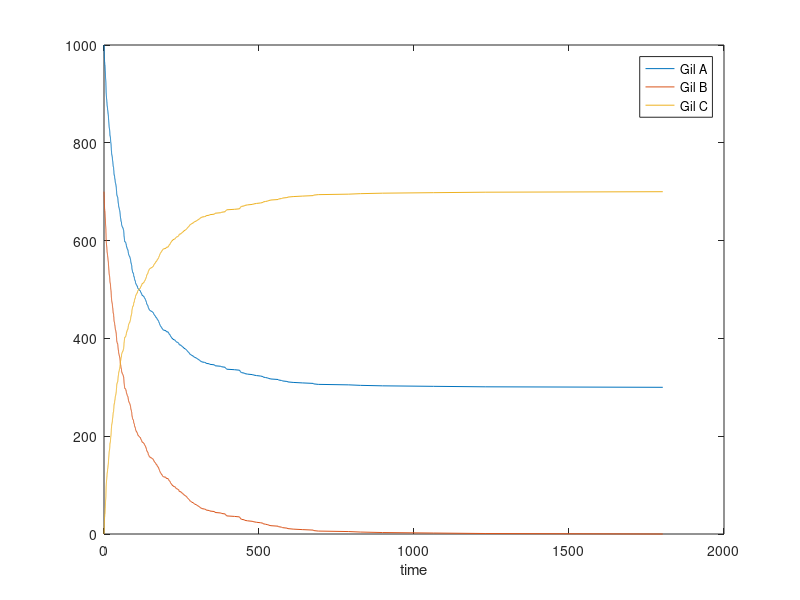

Reproduce this figure in MATLAB. (Note: this script raises an error after producing the figure.)
%  A + B --> C
% Simulating 2nd order kinetics using the Gillespie algorithm
% for a heterologous 2nd order process.

% Author: Alex Plakantonakis,   Copyright (c) 2019-2024.           License: GNU GPLv3

clear;
rng(0);

Avonum = 6.02e+23;      % Avogadro's number
km = 0.01;      % Bimolecular molar kinetic constant [units: 1 /(M sec)];
V = 10^-21;          % in Liters

global k;       % Bimolecular microscopic kinetic constant [units: 1/sec];
k = km /(Avonum*V);

A(1) = 1000;                                        % Initial particle number  
B(1) = 700;                                         % Initial particle number
C(1) = 0;                                           % Initial particle number
%  Am = A(1)/Avonum/V;     Bm = B(1)/Avonum/V;      % Molar concentrations

time(1) = 0;
t = 2;

while B(t-1) > 0                                    % Use limiting reactant!
    a(t) = k*A(t-1)*B(t-1);                         % Propensity function
    dt = -log(rand) / a(t);
    time(t) = time(t-1) + dt;
    A(t) = A(t-1) - 1;
    B(t) = B(t-1) - 1;
    C(t) = C(t-1) + 1;    
    t = t + 1;
end

figure('Name','2nd Order Rx Time course','NumberTitle','off'); 
plot(time,A,time,B,time,C);                 hold on;
xlabel('time');             legend('Gil A','Gil B','Gil C');

% Solve ODE for 2nd order kinetics - Plot Time Courses
tmax=time(t-1);
[t y_sol] = ode45(@o2_het_dif,[0:tmax/100:tmax],[A(1) ; B(1) ; C(1)]);
scatter(t,y_sol(:,1),'.b');                  
scatter(t,y_sol(:,2),'.g');
scatter(t,y_sol(:,3),'.r');


